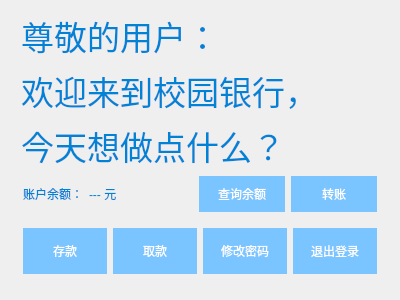
<?xml version="1.0" encoding="UTF-8"?>
<ui version="4.0">
 <class>MainWidget</class>
 <widget class="QWidget" name="MainWidget">
  <property name="geometry">
   <rect>
    <x>0</x>
    <y>0</y>
    <width>400</width>
    <height>300</height>
   </rect>
  </property>
  <property name="windowTitle">
   <string>Form</string>
  </property>
  <property name="styleSheet">
   <string notr="true">QPushButton {
    background-color: #7ac4ff; /* 背景颜色 */
    border: none;              /* 去掉边框 */
    color: white;              /* 文本颜色 */
}

QPushButton:hover {
    background-color: #336699; /* 鼠标悬停时背景颜色 */
}

QLabel {
color: #0082d6;
}</string>
  </property>
  <layout class="QVBoxLayout" name="verticalLayout" stretch="4,1,2">
   <item>
    <layout class="QVBoxLayout" name="verticalLayout_2">
     <property name="leftMargin">
      <number>10</number>
     </property>
     <item>
      <widget class="QLabel" name="label">
       <property name="font">
        <font>
         <pointsize>25</pointsize>
        </font>
       </property>
       <property name="text">
        <string>尊敬的用户：</string>
       </property>
      </widget>
     </item>
     <item>
      <widget class="QLabel" name="label_3">
       <property name="font">
        <font>
         <pointsize>25</pointsize>
        </font>
       </property>
       <property name="text">
        <string>欢迎来到校园银行，</string>
       </property>
      </widget>
     </item>
     <item>
      <widget class="QLabel" name="label_2">
       <property name="font">
        <font>
         <pointsize>25</pointsize>
        </font>
       </property>
       <property name="text">
        <string>今天想做点什么？</string>
       </property>
      </widget>
     </item>
    </layout>
   </item>
   <item>
    <layout class="QHBoxLayout" name="horizontalLayout_2" stretch="1,6,5,5">
     <property name="leftMargin">
      <number>12</number>
     </property>
     <property name="rightMargin">
      <number>12</number>
     </property>
     <item>
      <widget class="QLabel" name="label_4">
       <property name="text">
        <string>账户余额：</string>
       </property>
      </widget>
     </item>
     <item>
      <widget class="QLabel" name="balanceLabel">
       <property name="text">
        <string>--- 元</string>
       </property>
      </widget>
     </item>
     <item>
      <widget class="QPushButton" name="checkBalanceButton">
       <property name="sizePolicy">
        <sizepolicy hsizetype="Minimum" vsizetype="Minimum">
         <horstretch>0</horstretch>
         <verstretch>0</verstretch>
        </sizepolicy>
       </property>
       <property name="text">
        <string>查询余额</string>
       </property>
      </widget>
     </item>
     <item>
      <widget class="QPushButton" name="toTransferButton">
       <property name="sizePolicy">
        <sizepolicy hsizetype="Minimum" vsizetype="Minimum">
         <horstretch>0</horstretch>
         <verstretch>0</verstretch>
        </sizepolicy>
       </property>
       <property name="text">
        <string>    转账    </string>
       </property>
      </widget>
     </item>
    </layout>
   </item>
   <item>
    <layout class="QHBoxLayout" name="horizontalLayout" stretch="1,1,1,1">
     <property name="leftMargin">
      <number>12</number>
     </property>
     <property name="topMargin">
      <number>10</number>
     </property>
     <property name="rightMargin">
      <number>12</number>
     </property>
     <property name="bottomMargin">
      <number>15</number>
     </property>
     <item>
      <widget class="QPushButton" name="toDepositButton">
       <property name="sizePolicy">
        <sizepolicy hsizetype="Minimum" vsizetype="Minimum">
         <horstretch>0</horstretch>
         <verstretch>0</verstretch>
        </sizepolicy>
       </property>
       <property name="text">
        <string>   存款   </string>
       </property>
      </widget>
     </item>
     <item>
      <widget class="QPushButton" name="toWithdrawButton">
       <property name="sizePolicy">
        <sizepolicy hsizetype="Minimum" vsizetype="Minimum">
         <horstretch>0</horstretch>
         <verstretch>0</verstretch>
        </sizepolicy>
       </property>
       <property name="text">
        <string>   取款   </string>
       </property>
      </widget>
     </item>
     <item>
      <widget class="QPushButton" name="toChangePasswordButton">
       <property name="sizePolicy">
        <sizepolicy hsizetype="Minimum" vsizetype="Minimum">
         <horstretch>0</horstretch>
         <verstretch>0</verstretch>
        </sizepolicy>
       </property>
       <property name="text">
        <string>修改密码</string>
       </property>
      </widget>
     </item>
     <item>
      <widget class="QPushButton" name="quitButton">
       <property name="sizePolicy">
        <sizepolicy hsizetype="Minimum" vsizetype="Minimum">
         <horstretch>0</horstretch>
         <verstretch>0</verstretch>
        </sizepolicy>
       </property>
       <property name="text">
        <string>退出登录</string>
       </property>
      </widget>
     </item>
    </layout>
   </item>
  </layout>
 </widget>
 <resources/>
 <connections/>
</ui>
